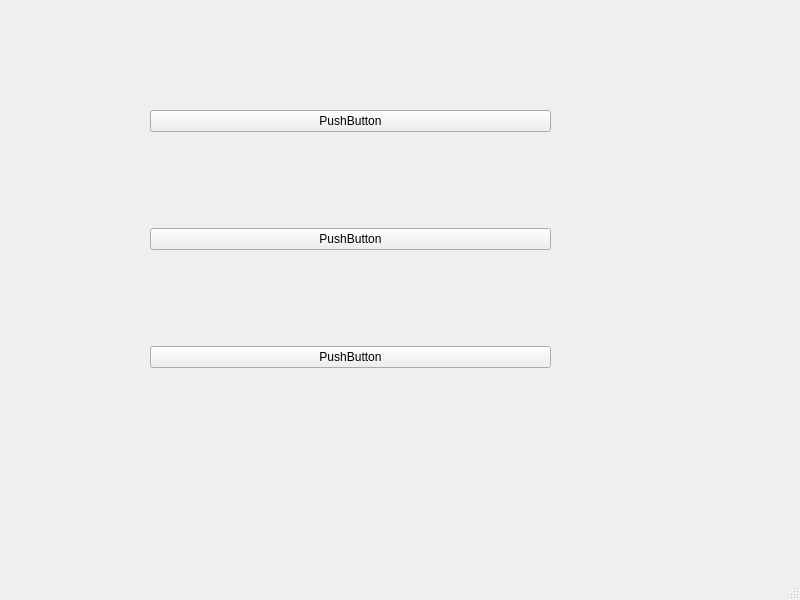
<?xml version="1.0" encoding="UTF-8"?>
<ui version="4.0">
 <class>MainWindow</class>
 <widget class="QMainWindow" name="MainWindow">
  <property name="geometry">
   <rect>
    <x>0</x>
    <y>0</y>
    <width>800</width>
    <height>600</height>
   </rect>
  </property>
  <property name="windowTitle">
   <string>MainWindow</string>
  </property>
  <widget class="QWidget" name="centralwidget">
   <widget class="QWidget" name="verticalLayoutWidget">
    <property name="geometry">
     <rect>
      <x>150</x>
      <y>20</y>
      <width>401</width>
      <height>441</height>
     </rect>
    </property>
    <layout class="QVBoxLayout" name="verticalLayout">
     <item>
      <widget class="QPushButton" name="pushButton_3">
       <property name="text">
        <string>PushButton</string>
       </property>
      </widget>
     </item>
     <item>
      <widget class="QPushButton" name="pushButton">
       <property name="text">
        <string>PushButton</string>
       </property>
      </widget>
     </item>
     <item>
      <widget class="QPushButton" name="pushButton_2">
       <property name="text">
        <string>PushButton</string>
       </property>
      </widget>
     </item>
    </layout>
   </widget>
  </widget>
  <widget class="QMenuBar" name="menubar">
   <property name="geometry">
    <rect>
     <x>0</x>
     <y>0</y>
     <width>800</width>
     <height>21</height>
    </rect>
   </property>
  </widget>
  <widget class="QStatusBar" name="statusbar"/>
 </widget>
 <resources/>
 <connections/>
</ui>
